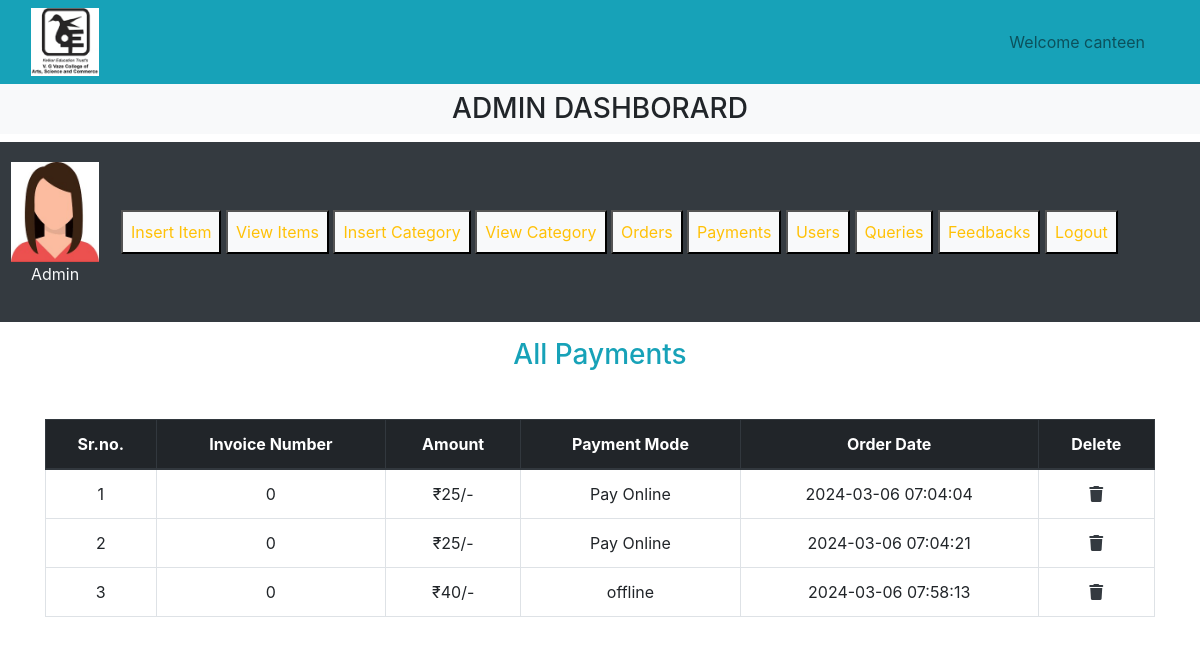
The page /canteen/admin/admin_panel.php?list_payments (signed in) on the database its author committed.
### tables this page shows
CREATE TABLE `user_payments` (
  `payment_id` int(11) NOT NULL,
  `name` varchar(255) NOT NULL,
  `order_id` int(11) NOT NULL,
  `invoice_number` int(11) NOT NULL,
  `amount` int(11) NOT NULL,
  `payment_status` varchar(255) NOT NULL,
  `payment_mode` varchar(255) NOT NULL,
  `date` timestamp NOT NULL DEFAULT current_timestamp() ON UPDATE current_timestamp()
);

### canteen/admin/list_payments.php (the view, shortened to what this page needs)
<h3 class="text-info text-center">All Payments</h3>
<table class="table table-bordered mt-5">
    <thead class="thead-dark">
    <?php
    $get_payments="Select * from `user_payments`";
    $result=mysqli_query($con,$get_payments);
    $row_count=mysqli_num_rows($result);
    echo "<tr class='text-center'>
    <th>Sr.no.</th>
    <th>Invoice Number</th>
    <th>Amount</th>
    <th>Payment Mode</th>
    <th>Order Date</th>
    <th>Delete</th>
</tr>
</thead>
<tbody class='text-center'>";
if($row_count==0){
    echo "<h2 class='text-danger text-center mt-5'>No payment received</h2>";
}else{
    $number=0;
    while($row_data=mysqli_fetch_array($result)){
        $payment_id=$row_data['payment_id'];
        $invoice_number=$row_data['invoice_number'];
        $amount=$row_data['amount'];
        $payment_mode=$row_data['payment_mode'];
        $date=$row_data['date'];
        $number++;
        ?>
        <tr>
        <td><?php echo $number;?></td>
        <td><?php echo $invoice_number;?></td>
        <td>₹<?php echo $amount;?>/-</td>
        <td><?php echo $payment_mode;?></td>
        <td><?php echo $date;?></td>
        <td><a href="admin_panel.php?delete_payment=<?php echo $payment_id?>" type="button" class="text-dark" data-toggle="modal" data-target="#exampleModalLong"><i class="fa-solid fa-trash"></i></a></td>
    </tr>
 <?php
    }
}
?>
    </tbody>
</table>

### canteen/style.css (style rules this page uses)
* { margin: 0; padding: 0; box-sizing: border-box; }

### canteen/admin/admin_panel.php (style rules this page uses)
body { overflow-x: hidden; }

### rows shown on the page
user_payments: invoice_number "0", amount "25", payment_mode "Pay Online", date "2024-03-06 07:04:04"
user_payments: invoice_number "0", amount "25", payment_mode "Pay Online", date "2024-03-06 07:04:21"
user_payments: invoice_number "0", amount "40", payment_mode "offline", date "2024-03-06 07:58:13"

### other values the page prints
$_SESSION['canteen'] "canteen"
